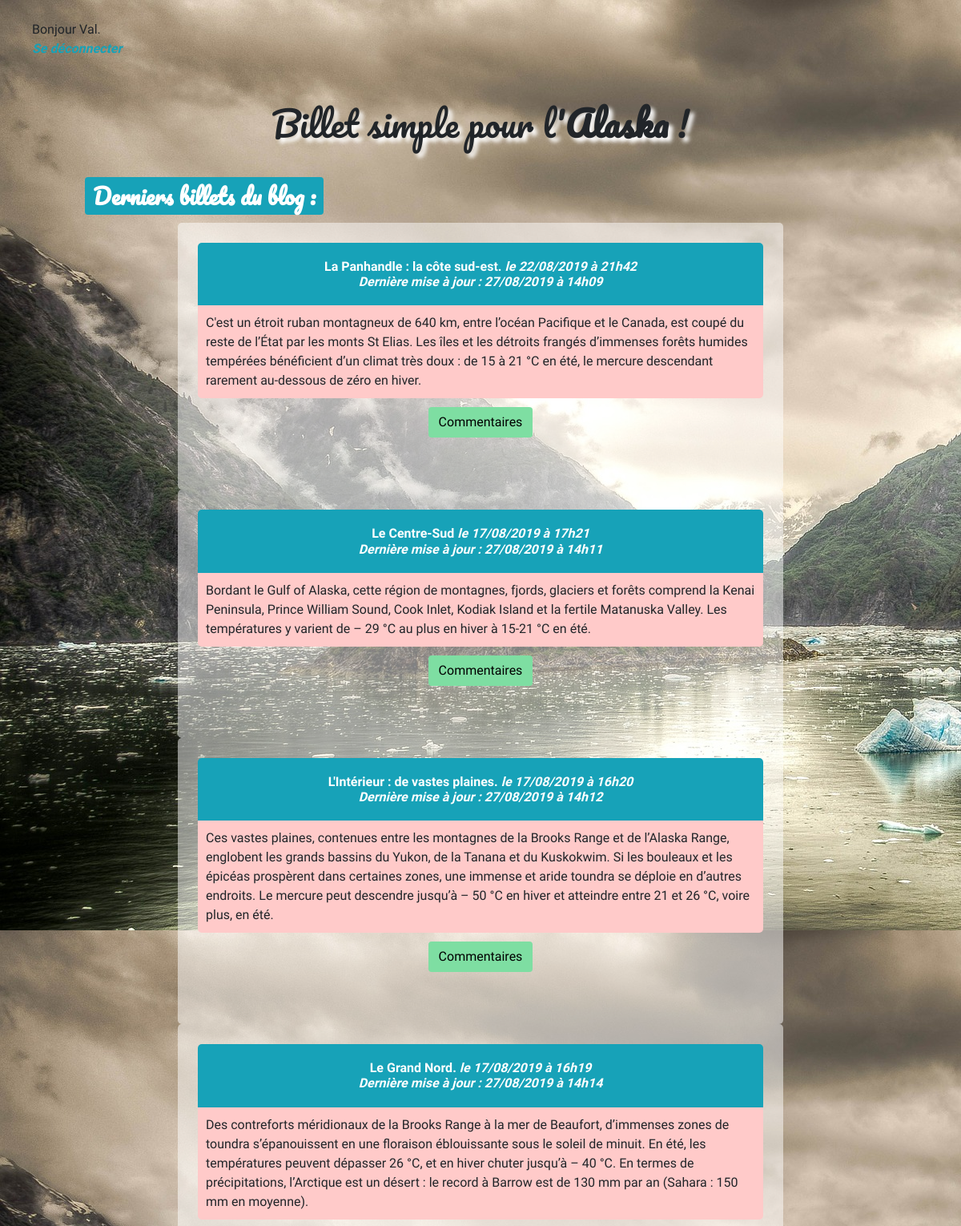
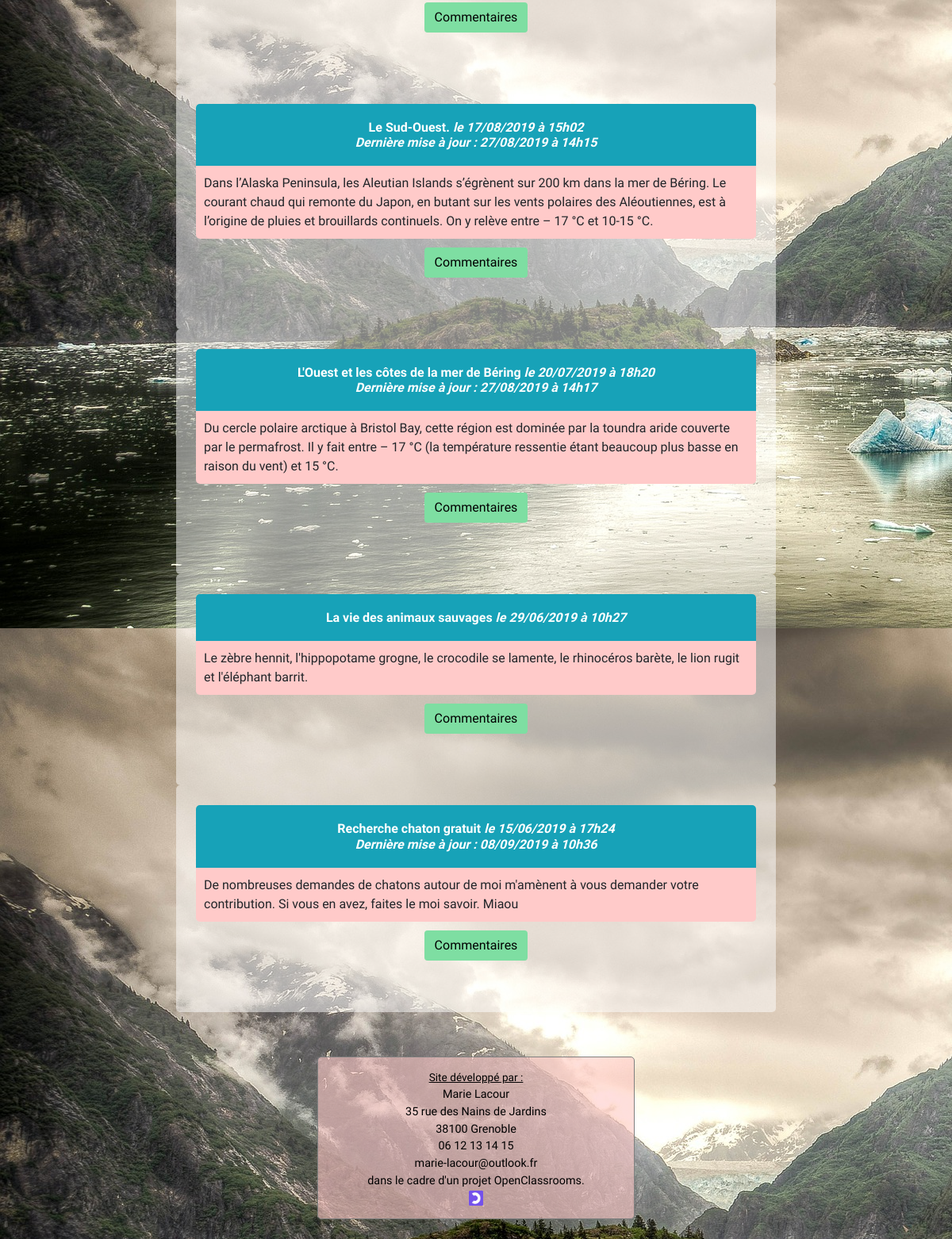
/index.php (signed in), run on the app's committed database (2 pictures, top to bottom).
### tables this page shows
CREATE TABLE IF NOT EXISTS `posts` (
  `id` int(11) NOT NULL AUTO_INCREMENT,
  `title` varchar(255) NOT NULL,
  `content` text NOT NULL,
  `creation_date` datetime NOT NULL,
  `update_date` datetime NOT NULL DEFAULT CURRENT_TIMESTAMP,
  PRIMARY KEY (`id`)
);

### controller/frontend.php (called while the page is built, shortened)
<?php
require_once('model/PostManager.php');
function listPosts() {
    $postManager = new \ML\Blog\Model\PostManager();
    $posts = $postManager->getPosts();
    require('view/frontend/listPostsView.php');
}

### model/PostManager.php (called while the page is built, shortened)
<?php
class PostManager extends \ML\Blog\Model\Manager {
    public function getPosts() {
        $db = $this->dbConnect();
        $req = $db->query('SELECT id, title, content, DATE_FORMAT(creation_date, \'%d/%m/%Y à %Hh%i\') AS creation_date_fr, DATE_FORMAT(update_date, \'%d/%m/%Y à %Hh%i\') AS update_date_fr FROM posts ORDER BY creation_date DESC LIMIT 0, 50');
        return $req;
    }
}

### view/listPostsView.php (the view, shortened to what this page needs)
<h1>Billet simple pour l'<strong>Alaska</strong> !</h1>
<span class="badge badge-info listeBillets">Derniers billets du <strong>blog</strong> :</span>
    <?php
while ($data = $posts->fetch()) {
?>
<div class="news">
    <h3>
        <?= htmlspecialchars($data['title']); ?>
        <em>le <?= $data['creation_date_fr']; ?>
        <?php if(($data['creation_date_fr']) !== ($data['update_date_fr'])) {
        echo '<br/>Dernière mise à jour : '.($data['update_date_fr']);
        }
        ?></em>
    </h3>
    <?= nl2br($data['content']);
    ?>
    <div class="row justify-content-center groupeBoutons" >
        <a class="btn btn-secondary commentaires" href="index.php?action=post&id=<?= $data['id'] ?>" role="button">Commentaires</a>
    </div>
</div>
<?php
}
?>
<?php require('view/frontend/template.php'); ?>

### public/css/style.css (style rules this page uses)
body { font-family: 'Varela Round', 'Pacifico',sans-serif; background: no-repeat url("../images/alaska.jpg"), url("../images/tracy-arm-fjord-alaska.jpg"), url("../images/skagway-alaska.jpg"), url("../images/ours-alaska.jpg"); margin : 25px; }
h1 { text-align:center; font-family: 'Pacifico'; margin-top: 30px; margin-bottom: 30px; font-size:2.7rem; text-shadow: 5px 5px 5px white; }
.listeBillets { font-family: 'Pacifico'; font-size: 1.7rem; padding : 10px; margin:10px; }
.news, .comments { width:75%; margin:auto; padding : 25px; background-color : rgba(255,255,255,0.5); border-radius: 5px; }
h3 { text-align:center; background-color:#17a2b8 ; color:white; font-size:1em; padding: 20px; margin-bottom:0px; font-weight: bold; border-top-right-radius: 5px; border-top-left-radius: 5px; }
.news p, ul, li { background-color:#ffcac9; margin-top:0px; padding : 10px; border-bottom-right-radius: 5px; border-bottom-left-radius: 5px; }
a { text-decoration: none; color: #17a2b8; font-weight: bold; }
.commentaires, .modification, .suppression { background-color : #7EDEA2 ; border: 1px solid transparent; color:black; margin : -5px 8px 40px 8px; }

### public/css/smallDevicesStyle.css (style rules this page uses)
body { margin : 5px; }
h1 { margin-top: 5px; }
.listeBillets { padding : 5px; color:white; }
.news { width:100%; padding : 10px; }
h3 { padding: 5px; }
.news p, ul, li { padding : 5px; }

### public/css/mediumDevicesStyle.css (style rules this page uses)
body { margin : 5px; }
h1 { margin-top: 5px; }
.listeBillets { padding : 5px; }
.news { width:95%; }
h3 { padding: 5px; }
.news p, ul, li { padding : 5px; }

### data on the page
posts: title "La Panhandle : la côte sud-est.", creation_date_fr "22/08/2019 à 21h42", update_date_fr "27/08/2019 à 14h09", content "C'est un étroit ruban montagneux de 640 km, entre l’océan Pacifique et le Canada, est coupé du reste de l’État par les monts St Elias. Les îles et les détroits frangés d’immenses forêts humides tempérées bénéficient d’un climat très doux : de 15 à 21 °C en été, le mercure descendant rarement au-dessous de zéro en hiver."
posts: title "Le Centre-Sud", creation_date_fr "17/08/2019 à 17h21", update_date_fr "27/08/2019 à 14h11", content "Bordant le Gulf of Alaska, cette région de montagnes, fjords, glaciers et forêts comprend la Kenai Peninsula, Prince William Sound, Cook Inlet, Kodiak Island et la fertile Matanuska Valley. Les températures y varient de – 29 °C au plus en hiver à 15-21 °C en été."
posts: title "L'Intérieur : de vastes plaines.", creation_date_fr "17/08/2019 à 16h20", update_date_fr "27/08/2019 à 14h12", content "Ces vastes plaines, contenues entre les montagnes de la Brooks Range et de l’Alaska Range, englobent les grands bassins du Yukon, de la Tanana et du Kuskokwim. Si les bouleaux et les épicéas prospèrent dans certaines zones, une immense et aride toundra se déploie en d’autres endroits. Le mercure peut descendre jusqu’à – 50 °C en hiver et atteindre entre 21 et 26 °C, voire plus, en été."
posts: title "Le Grand Nord.", creation_date_fr "17/08/2019 à 16h19", update_date_fr "27/08/2019 à 14h14", content "Des contreforts méridionaux de la Brooks Range à la mer de Beaufort, d’immenses zones de toundra s’épanouissent en une floraison éblouissante sous le soleil de minuit. En été, les températures peuvent dépasser 26 °C, et en hiver chuter jusqu’à – 40 °C. En termes de précipitations, l’Arctique est un désert : le record à Barrow est de 130 mm par an (Sahara : 150 mm en moyenne)."
posts: title "Le Sud-Ouest.", creation_date_fr "17/08/2019 à 15h02", update_date_fr "27/08/2019 à 14h15", content "Dans l’Alaska Peninsula, les Aleutian Islands s’égrènent sur 200 km dans la mer de Béring. Le courant chaud qui remonte du Japon, en butant sur les vents polaires des Aléoutiennes, est à l’origine de pluies et brouillards continuels. On y relève entre – 17 °C et 10-15 °C."
posts: title "L'Ouest et les côtes de la mer de Béring", creation_date_fr "20/07/2019 à 18h20", update_date_fr "27/08/2019 à 14h17", content "Du cercle polaire arctique à Bristol Bay, cette région est dominée par la toundra aride couverte par le permafrost. Il y fait entre – 17 °C (la température ressentie étant beaucoup plus basse en raison du vent) et 15 °C."
posts: title "La vie des animaux sauvages", creation_date_fr "29/06/2019 à 10h27", content "Le zèbre hennit, l'hippopotame grogne, le crocodile se lamente, le rhinocéros barète, le lion rugit et l'éléphant barrit."
posts: title "Recherche chaton gratuit", creation_date_fr "15/06/2019 à 17h24", update_date_fr "08/09/2019 à 10h36", content "De nombreuses demandes de chatons autour de moi m'amènent à vous demander votre contribution. Si vous en avez, faites le moi savoir. Miaou"

### other printed values
$_SESSION['username'] "Val"
